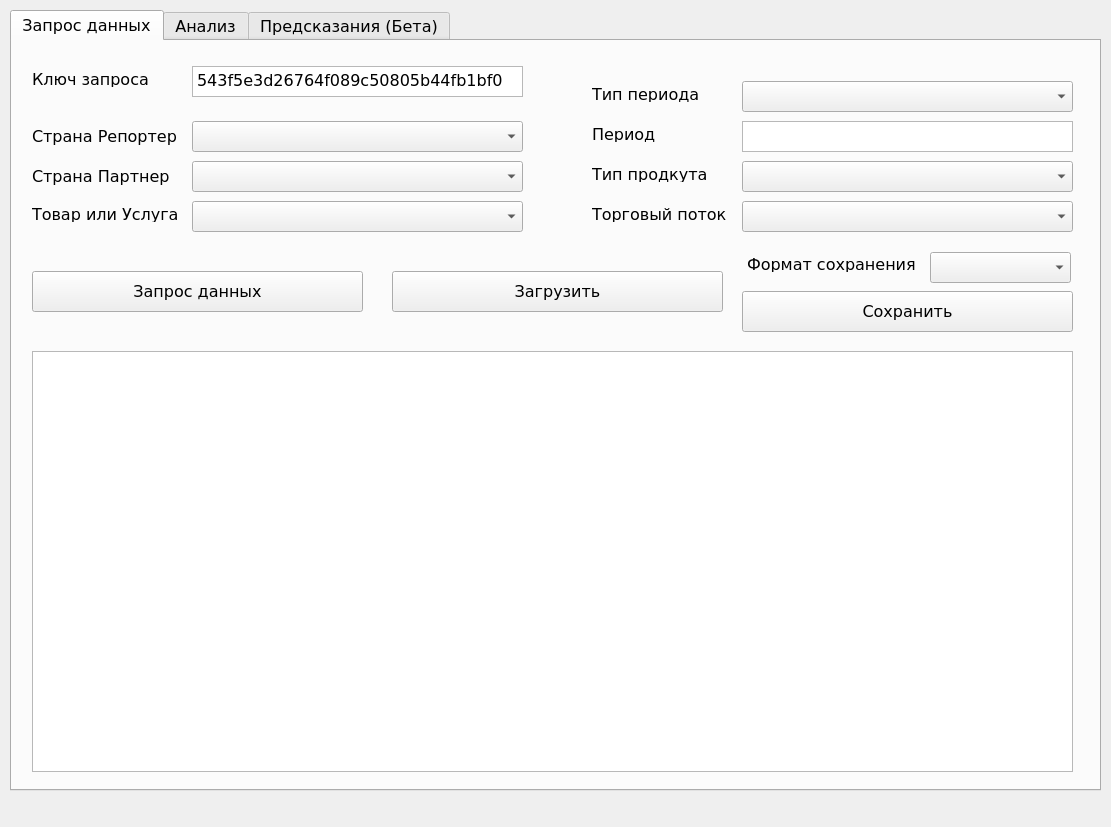
<?xml version="1.0" encoding="UTF-8"?>
<ui version="4.0">
 <class>MainWindow</class>
 <widget class="QMainWindow" name="MainWindow">
  <property name="geometry">
   <rect>
    <x>0</x>
    <y>0</y>
    <width>1111</width>
    <height>827</height>
   </rect>
  </property>
  <property name="windowTitle">
   <string>MainWindow</string>
  </property>
  <property name="windowIcon">
   <iconset>
    <normaloff>../../../../Desktop/hero.png</normaloff>../../../../Desktop/hero.png</iconset>
  </property>
  <widget class="QWidget" name="centralwidget">
   <widget class="QTabWidget" name="tabWidget">
    <property name="geometry">
     <rect>
      <x>10</x>
      <y>10</y>
      <width>1091</width>
      <height>781</height>
     </rect>
    </property>
    <property name="font">
     <font>
      <family>Verdana</family>
      <pointsize>12</pointsize>
     </font>
    </property>
    <property name="currentIndex">
     <number>0</number>
    </property>
    <property name="iconSize">
     <size>
      <width>16</width>
      <height>16</height>
     </size>
    </property>
    <property name="elideMode">
     <enum>Qt::ElideMiddle</enum>
    </property>
    <property name="tabBarAutoHide">
     <bool>false</bool>
    </property>
    <widget class="QWidget" name="Tab1">
     <attribute name="title">
      <string>Запрос данных</string>
     </attribute>
     <widget class="QLabel" name="label">
      <property name="geometry">
       <rect>
        <x>20</x>
        <y>30</y>
        <width>141</width>
        <height>16</height>
       </rect>
      </property>
      <property name="text">
       <string>Ключ запроса</string>
      </property>
     </widget>
     <widget class="QTextEdit" name="textEdit">
      <property name="geometry">
       <rect>
        <x>180</x>
        <y>25</y>
        <width>331</width>
        <height>31</height>
       </rect>
      </property>
      <property name="html">
       <string>&lt;!DOCTYPE HTML PUBLIC &quot;-//W3C//DTD HTML 4.0//EN&quot; &quot;http://www.w3.org/TR/REC-html40/strict.dtd&quot;&gt;
&lt;html&gt;&lt;head&gt;&lt;meta name=&quot;qrichtext&quot; content=&quot;1&quot; /&gt;&lt;style type=&quot;text/css&quot;&gt;
p, li { white-space: pre-wrap; }
&lt;/style&gt;&lt;/head&gt;&lt;body style=&quot; font-family:'Verdana'; font-size:12pt; font-weight:400; font-style:normal;&quot;&gt;
&lt;p style=&quot; margin-top:0px; margin-bottom:0px; margin-left:0px; margin-right:0px; -qt-block-indent:0; text-indent:0px;&quot;&gt;543f5e3d26764f089c50805b44fb1bf0&lt;/p&gt;&lt;/body&gt;&lt;/html&gt;</string>
      </property>
     </widget>
     <widget class="QComboBox" name="comboBox">
      <property name="geometry">
       <rect>
        <x>180</x>
        <y>80</y>
        <width>331</width>
        <height>31</height>
       </rect>
      </property>
     </widget>
     <widget class="QComboBox" name="comboBox_2">
      <property name="geometry">
       <rect>
        <x>180</x>
        <y>120</y>
        <width>331</width>
        <height>31</height>
       </rect>
      </property>
     </widget>
     <widget class="QLabel" name="label_2">
      <property name="geometry">
       <rect>
        <x>20</x>
        <y>85</y>
        <width>161</width>
        <height>21</height>
       </rect>
      </property>
      <property name="text">
       <string>Страна Репортер</string>
      </property>
     </widget>
     <widget class="QLabel" name="label_3">
      <property name="geometry">
       <rect>
        <x>20</x>
        <y>125</y>
        <width>161</width>
        <height>21</height>
       </rect>
      </property>
      <property name="text">
       <string>Страна Партнер</string>
      </property>
     </widget>
     <widget class="QLabel" name="label_4">
      <property name="geometry">
       <rect>
        <x>20</x>
        <y>165</y>
        <width>161</width>
        <height>16</height>
       </rect>
      </property>
      <property name="text">
       <string>Товар или Услуга</string>
      </property>
     </widget>
     <widget class="QComboBox" name="comboBox_3">
      <property name="geometry">
       <rect>
        <x>180</x>
        <y>160</y>
        <width>331</width>
        <height>31</height>
       </rect>
      </property>
     </widget>
     <widget class="QLabel" name="label_5">
      <property name="geometry">
       <rect>
        <x>580</x>
        <y>85</y>
        <width>81</width>
        <height>16</height>
       </rect>
      </property>
      <property name="text">
       <string>Период</string>
      </property>
     </widget>
     <widget class="QTextEdit" name="textEdit_2">
      <property name="geometry">
       <rect>
        <x>730</x>
        <y>80</y>
        <width>331</width>
        <height>31</height>
       </rect>
      </property>
     </widget>
     <widget class="QLabel" name="label_6">
      <property name="geometry">
       <rect>
        <x>580</x>
        <y>125</y>
        <width>131</width>
        <height>16</height>
       </rect>
      </property>
      <property name="text">
       <string>Тип продкута</string>
      </property>
     </widget>
     <widget class="QComboBox" name="comboBox_4">
      <property name="geometry">
       <rect>
        <x>730</x>
        <y>120</y>
        <width>331</width>
        <height>31</height>
       </rect>
      </property>
     </widget>
     <widget class="QComboBox" name="comboBox_5">
      <property name="geometry">
       <rect>
        <x>730</x>
        <y>40</y>
        <width>331</width>
        <height>31</height>
       </rect>
      </property>
     </widget>
     <widget class="QLabel" name="label_7">
      <property name="geometry">
       <rect>
        <x>580</x>
        <y>45</y>
        <width>151</width>
        <height>16</height>
       </rect>
      </property>
      <property name="text">
       <string>Тип периода</string>
      </property>
     </widget>
     <widget class="QComboBox" name="comboBox_6">
      <property name="geometry">
       <rect>
        <x>730</x>
        <y>160</y>
        <width>331</width>
        <height>31</height>
       </rect>
      </property>
     </widget>
     <widget class="QLabel" name="label_8">
      <property name="geometry">
       <rect>
        <x>580</x>
        <y>165</y>
        <width>161</width>
        <height>16</height>
       </rect>
      </property>
      <property name="text">
       <string>Торговый поток</string>
      </property>
     </widget>
     <widget class="QPushButton" name="pushButton">
      <property name="geometry">
       <rect>
        <x>20</x>
        <y>230</y>
        <width>331</width>
        <height>41</height>
       </rect>
      </property>
      <property name="text">
       <string>Запрос данных</string>
      </property>
     </widget>
     <widget class="QPushButton" name="pushButton_2">
      <property name="geometry">
       <rect>
        <x>380</x>
        <y>230</y>
        <width>331</width>
        <height>41</height>
       </rect>
      </property>
      <property name="text">
       <string>Загрузить</string>
      </property>
     </widget>
     <widget class="QPushButton" name="pushButton_3">
      <property name="geometry">
       <rect>
        <x>730</x>
        <y>250</y>
        <width>331</width>
        <height>41</height>
       </rect>
      </property>
      <property name="text">
       <string>Сохранить</string>
      </property>
     </widget>
     <widget class="QComboBox" name="comboBox_7">
      <property name="geometry">
       <rect>
        <x>918</x>
        <y>211</y>
        <width>141</width>
        <height>31</height>
       </rect>
      </property>
     </widget>
     <widget class="QLabel" name="label_9">
      <property name="geometry">
       <rect>
        <x>735</x>
        <y>215</y>
        <width>181</width>
        <height>16</height>
       </rect>
      </property>
      <property name="text">
       <string>Формат сохранения</string>
      </property>
     </widget>
     <widget class="QTableWidget" name="tableWidget">
      <property name="geometry">
       <rect>
        <x>20</x>
        <y>310</y>
        <width>1041</width>
        <height>421</height>
       </rect>
      </property>
     </widget>
    </widget>
    <widget class="QWidget" name="Tab2">
     <attribute name="title">
      <string>Анализ</string>
     </attribute>
    </widget>
    <widget class="QWidget" name="Tab3">
     <property name="minimumSize">
      <size>
       <width>0</width>
       <height>0</height>
      </size>
     </property>
     <property name="baseSize">
      <size>
       <width>0</width>
       <height>0</height>
      </size>
     </property>
     <attribute name="title">
      <string>Предсказания (Бета)</string>
     </attribute>
    </widget>
   </widget>
  </widget>
  <widget class="QMenuBar" name="menuBar">
   <property name="geometry">
    <rect>
     <x>0</x>
     <y>0</y>
     <width>1111</width>
     <height>21</height>
    </rect>
   </property>
  </widget>
 </widget>
 <resources/>
 <connections/>
</ui>
